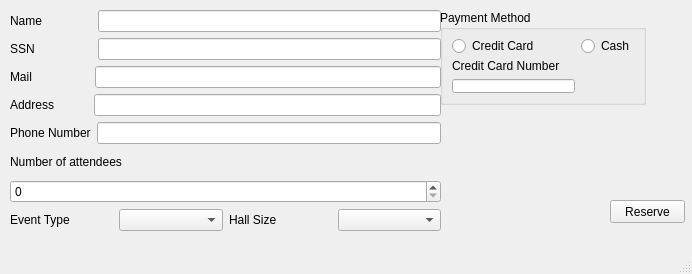
<?xml version="1.0" encoding="UTF-8"?>
<ui version="4.0">
 <class>ReserveHall</class>
 <widget class="QMainWindow" name="ReserveHall">
  <property name="geometry">
   <rect>
    <x>0</x>
    <y>0</y>
    <width>692</width>
    <height>274</height>
   </rect>
  </property>
  <property name="windowTitle">
   <string>MainWindow</string>
  </property>
  <widget class="QWidget" name="centralwidget">
   <widget class="QGroupBox" name="groupBox">
    <property name="geometry">
     <rect>
      <x>440</x>
      <y>10</y>
      <width>206</width>
      <height>95</height>
     </rect>
    </property>
    <property name="title">
     <string>Payment Method</string>
    </property>
    <layout class="QGridLayout" name="gridLayout">
     <item row="1" column="0">
      <widget class="QLabel" name="label_7">
       <property name="text">
        <string>Credit Card Number</string>
       </property>
      </widget>
     </item>
     <item row="2" column="0">
      <widget class="QLineEdit" name="CreditCardNumber"/>
     </item>
     <item row="0" column="1">
      <widget class="QRadioButton" name="Cash">
       <property name="text">
        <string>Cash</string>
       </property>
      </widget>
     </item>
     <item row="0" column="0">
      <widget class="QRadioButton" name="CreditCard">
       <property name="text">
        <string>Credit Card</string>
       </property>
      </widget>
     </item>
    </layout>
   </widget>
   <widget class="QPushButton" name="Reserve">
    <property name="geometry">
     <rect>
      <x>610</x>
      <y>200</y>
      <width>75</width>
      <height>23</height>
     </rect>
    </property>
    <property name="text">
     <string>Reserve</string>
    </property>
   </widget>
   <widget class="QWidget" name="">
    <property name="geometry">
     <rect>
      <x>10</x>
      <y>10</y>
      <width>431</width>
      <height>221</height>
     </rect>
    </property>
    <layout class="QVBoxLayout" name="verticalLayout_2">
     <item>
      <layout class="QVBoxLayout" name="verticalLayout">
       <item>
        <layout class="QHBoxLayout" name="horizontalLayout">
         <item>
          <widget class="QLabel" name="label">
           <property name="text">
            <string>Name               </string>
           </property>
          </widget>
         </item>
         <item>
          <widget class="QLineEdit" name="Name"/>
         </item>
        </layout>
       </item>
       <item>
        <layout class="QHBoxLayout" name="horizontalLayout_2">
         <item>
          <widget class="QLabel" name="label_2">
           <property name="text">
            <string>SSN                 </string>
           </property>
          </widget>
         </item>
         <item>
          <widget class="QLineEdit" name="SSN"/>
         </item>
        </layout>
       </item>
       <item>
        <layout class="QHBoxLayout" name="horizontalLayout_3">
         <item>
          <widget class="QLabel" name="label_3">
           <property name="text">
            <string>Mail                 </string>
           </property>
          </widget>
         </item>
         <item>
          <widget class="QLineEdit" name="Mail"/>
         </item>
        </layout>
       </item>
       <item>
        <layout class="QHBoxLayout" name="horizontalLayout_4">
         <item>
          <widget class="QLabel" name="label_4">
           <property name="text">
            <string>Address          </string>
           </property>
          </widget>
         </item>
         <item>
          <widget class="QLineEdit" name="Adress"/>
         </item>
        </layout>
       </item>
       <item>
        <layout class="QHBoxLayout" name="horizontalLayout_5">
         <item>
          <widget class="QLabel" name="label_5">
           <property name="text">
            <string>Phone Number</string>
           </property>
          </widget>
         </item>
         <item>
          <widget class="QLineEdit" name="PhoneNumber"/>
         </item>
        </layout>
       </item>
       <item>
        <widget class="QLabel" name="label_6">
         <property name="text">
          <string>Number of attendees</string>
         </property>
        </widget>
       </item>
       <item>
        <widget class="QSpinBox" name="NoAttend"/>
       </item>
      </layout>
     </item>
     <item>
      <layout class="QHBoxLayout" name="horizontalLayout_6">
       <item>
        <widget class="QLabel" name="label_9">
         <property name="text">
          <string>Event Type</string>
         </property>
        </widget>
       </item>
       <item>
        <widget class="QComboBox" name="EventType"/>
       </item>
       <item>
        <widget class="QLabel" name="label_8">
         <property name="text">
          <string>Hall Size</string>
         </property>
        </widget>
       </item>
       <item>
        <widget class="QComboBox" name="HallSize"/>
       </item>
      </layout>
     </item>
    </layout>
   </widget>
  </widget>
  <widget class="QMenuBar" name="menubar">
   <property name="geometry">
    <rect>
     <x>0</x>
     <y>0</y>
     <width>692</width>
     <height>21</height>
    </rect>
   </property>
  </widget>
  <widget class="QStatusBar" name="statusbar"/>
 </widget>
 <resources/>
 <connections/>
</ui>
